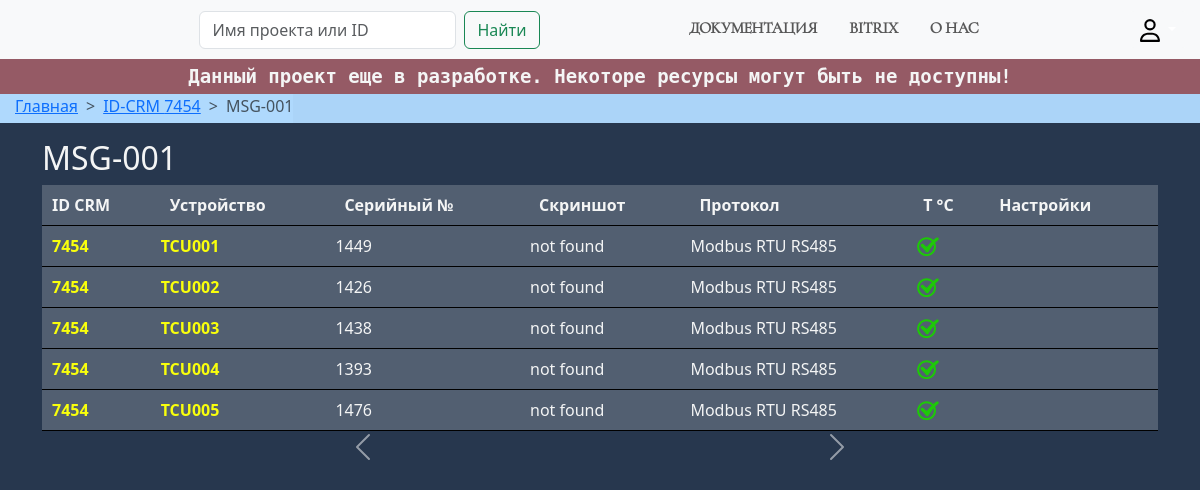
Page /product/7454-msg-001/detail on the committed database.
### instruction/models.py (models this page shows, shortened)
class Project(models.Model):
    crm_id = models.CharField(max_length = 10, verbose_name = "ID CRM", db_index = True)
    company = models.CharField(max_length = 120, verbose_name = 'Company')
    project = models.CharField(max_length = 120, verbose_name = "Project", )
    slug = models.SlugField(max_length = 200, verbose_name = "URL", db_index = True, unique = True)
    created_at = models.DateTimeField(auto_now_add = True, verbose_name = "Date created")
    updated_at = models.DateTimeField(auto_now = True, verbose_name = "Date updated")
    description = models.TextField(verbose_name = 'Info', default = ' ', blank = True)
    archive = models.BooleanField(default = False, verbose_name = 'Archive', blank = True)
    class Meta:
        db_table = 'project'
        verbose_name = 'project'
        verbose_name_plural = 'projects'

class Device(models.Model):
    project_id = models.ForeignKey('Project', on_delete = models.CASCADE, verbose_name = 'Project', blank = True, default="not project")
    name = models.CharField(max_length = 80, verbose_name = 'Device', db_index = True)
    designation = models.CharField(max_length = 100, verbose_name = 'Обозначение', blank=True)
    serial_num = models.CharField(max_length = 25, verbose_name = 'Serial number', default='n/a', blank=True)
    slug = models.SlugField(max_length = 150, verbose_name = 'URL', unique = True)
    description = models.TextField(verbose_name = 'Description', blank = True, default = 'Пока данных нет')
    termodate = models.BooleanField(default = False, verbose_name = 'Termo date')
    network_id = models.ManyToManyField("Network", verbose_name = 'Network')
    class Meta:
        db_table = 'devices'
        verbose_name = 'device'
        verbose_name_plural = 'devices'

class Network(models.Model):
    name = models.CharField(max_length = 120, verbose_name = 'Name', db_index = True)
    slug = models.SlugField(max_length = 120, verbose_name = 'URL', unique = True)
    description = models.TextField(verbose_name = 'Description', blank = True, default = ' ')
    def __str__(self) -> str:
        return self.name
    class Meta:
        db_table = 'networks'
        verbose_name = 'network'
        verbose_name_plural = 'networks'

### instruction/views.py (the view)
# urls.py: path('product/<slug:slug>/detail', ProjectDetailView.as_view(), name='product-detail'),
class ProjectDetailView(DetailView):
    model = Project
    template_name = 'product/product_detail.html'
    context_object_name = 'product'
    def get_context_data(self, **kwargs):
        context = super().get_context_data(**kwargs)
        project = self.model.objects.get(slug = self.kwargs['slug']).project
        context.update(title = f'{project} - Профиль')
        logger.info(
            f"`{format_name(self.request)}` - Загружена страница с детальной информацией о {project}"
        )
        return context

### instruction/templatetags/photo_devices_tag.py (called while the page is built)
@register.simple_tag(name = 'photos_device')
def photos_device(project_id):
    photos = []
    devices = Device.objects.filter(project_id=project_id)
    for dev in devices:
        for photo in dev.devices_files.all():
            photos.append(photo)
    return photos

### utils/format_name_uer.py (called while the page is built)
def format_name(request: WSGIRequest) -> str:
    name = str(request.user)
    return name if name != "AnonymousUser" else "Гость"

### templates/product/product_detail.html (shortened to what this page needs)
{% extends 'base/base.html' %}
{% load i18n static %}
{% load photo_devices_tag %}
{% block breadcrumbs %}
<nav style="--bs-breadcrumb-divider: '>';" aria-label="breadcrumb">
    <ol class="breadcrumb">
        <li class="breadcrumb-item"><a href="{% url 'project:index' %}">Главная</a></li>
        <li class="breadcrumb-item active " aria-current="page"><a href="{% url 'project:id_crm-detail' product.crm_id %}">ID-CRM {{ product.crm_id }}</a></li>
        <li class="breadcrumb-item active " aria-current="page">{{ product.project }}</li>
    </ol>
</nav>
{% endblock %}
{% block content %}
<div class="container">
    <div class="flex instr-header">
        <h2>{{ product.project }}</h2>
    </div>
    {% with product.device_set.all as devices %}
    {% if devices %}
    <table class="table_ table-light table-hover">
        <thead>
            <tr>
                <th scope="col">ID CRM</th>
                <th scope="col">Устройство</th>
                <th scope="col">Серийный №</th>
                <th scope="col">Скриншот</th>
                <th scope="col">Протокол</th>
                <th scope="col">Т °С</th>
                <th scope="col">Настройки</th>
            </tr>
        </thead>
        {% for device in product.device_set.all %}
        <tbody>
            <tr>
                <th scope="row">
                    {% url 'project:id_crm-detail' product.crm_id  as crm_id_path %}
                    {% if request.get_full_path == crm_id_path %}
                        {{ product.crm_id }}
                    {% else %}
                    <a class="project-link" href="{% url 'project:id_crm-detail' product.crm_id %}">
                        {{ product.crm_id }}
                    </a>
                    {% endif %}
                </th>
                <td>
                    <a class="project-link" href="{% url 'project:device-detail' device.slug %}"
                        data-bs-toggle="tooltip" data-bs-placement="top" data-bs-custom-class="custom-tooltip"
                        data-bs-title="{{ device.name }} | {{ device.id}}">{{ device.designation }}</a>
                </td>
                <td>{{ device.serial_num }}</td>
                {% with device.devices_files.all as photos %}
                <td>
                    {% if photos %}
                    <a href="#">{{ device.devices_files.first }}</a>
                    {% else %}
                    not found
                    {% endif %}
                </td>
                {% endwith %}
                <td>{{ device.network_id.first }}</td>
                <td>{% if device.termodate %}
                    <img data-bs-toggle="tooltip" data-bs-placement="top" data-bs-custom-class="custom-tooltip"
                        title="Есть в термомонитооринге" src="{% static 'access/icon/check-yes.png' %}" width="25px"
                        alt="Есть">
                    {% else %}
                    <img data-bs-toggle="tooltip" data-bs-placement="top" data-bs-custom-class="custom-tooltip"
                        title="Нет в термомонитооринге" src="{% static 'access/icon/check-no.jpg' %}" width="25px"
                        alt="Нет">
                    {% endif %}
                </td>
                <td>
                    <div class="flex termo-check" data-bs-toggle="tooltip" data-bs-placement="top"
                        data-bs-custom-class="custom-tooltip" title="Сетевые настройки">
                    </div>
                </td>
            </tr>
        </tbody>
        {% endfor %}
    </table>
    {% else %}
    {% include 'base/empty_data.html' %}
    {% endif %}
    {% endwith %}
    {% photos_device product.id as photos %}
    {% with photos|random as photo_pk %}
    <div class="flex jc-centr">
        <div id="carouselExample" class="carousel slide" style="width: 50%;">
            <button class="carousel-control-prev" type="button" data-bs-target="#carouselExample" data-bs-slide="prev">
                <span class="carousel-control-prev-icon" aria-hidden="true"></span>
            </button>
            <button class="carousel-control-next" type="button" data-bs-target="#carouselExample" data-bs-slide="next">
                <span class="carousel-control-next-icon" aria-hidden="true"></span>
            </button>
        </div>
    </div>
    {% endwith %}
</div>
{% endblock %}

### templates/base/base.html (shortened to what this page needs)
{% load static %}
<!DOCTYPE html>
<html lang="ru">
<head>
    <link rel="stylesheet" href="{% static 'access/fonts/Wolgadeutsche.ttf' %}">
    <link rel="stylesheet" href="{% static 'access/css/style.css' %}">
    <link href="https://cdn.jsdelivr.net/npm/bootstrap@5.3.3/dist/css/bootstrap.min.css" rel="stylesheet"
>
</head>
<body>
    {% include 'base/header.html' %}
    {% block tester %}
    <div class="tester">
        <span>Данный проект еще в разработке. Некоторе ресурсы могут быть не доступны!</span>
    </div>
    {% endblock %}
    {% block breadcrumbs %}{% endblock %}
    {% block content %}
    {% endblock %}
</body>
</html>

### templates/base/header.html (shortened to what this page needs)
{% load i18n static %}
<nav class="navbar navbar-expand-lg bg-body-tertiary">
    <div class="container-fluid">
        <a class="navbar-brand" href="/">
        </a>
        <div class="collapse navbar-collapse" id="navbarScroll">
            <form class="d-flex searche-form" role="search" action="{% url 'project:search' %}" method="get" id="search"
                name="form">
                <input id="btn_search" class="form-control me-2" type="search" name="search"
                    placeholder="Имя проекта или ID" aria-label="поиск">
                <button class="btn btn-outline-success" type="submit" onclick="searchID()">
                    {% translate 'Найти' %}
                </button>
            </form>
            <ul class="nav nav-underline navbar-nav me-auto my-2 my-lg-0 navbar-nav-scroll top-menu"
                style="--bs-scroll-height: 100px;">
                <li class="nav-item">
                    <a class="nav-link" aria-current="page" href="{% url 'manual:brand-list' %}"
                    data-bs-toggle="tooltip" data-bs-placement="bottom"
                    data-bs-title="РЭ и ПО на оборудование">
                        {% translate 'Документация' %}
                    </a>
                </li>
                <li class="nav-item">
                    <a class="nav-link" href="https://rinecogroup.bitrix24.ru/" target="_blank"
                    data-bs-toggle="tooltip" data-bs-placement="bottom"
                    data-bs-title="rineco.bitrix24">
                        {% translate 'Bitrix' %}
                    </a>
                </li>
                <li class="nav-item">
                    <a class="nav-link" href="#"
                    data-bs-toggle="tooltip" data-bs-placement="bottom"
                    data-bs-title="О нас">
                    {% translate 'О нас' %}
                    </a>
                </li>
            </ul>
            {% if user.is_authenticated %}
            <ul class="nav nav-underline navbar-nav">
                <div class="dropdown">
                    <button class="btn btn-secondary dropdown-toggle termo" type="button" data-bs-toggle="dropdown"
                        aria-expanded="false">
                        <img class="me-4" src="{% static 'access/icon/user-regular.svg' %}" width="14" alt="10">
                        {% if user.first_name and user.last_name %}
                        {{ user.first_name }} {{ user.last_name }}
                        {% else %}
                        {{ user.username }}
                        {% endif %}
                    </button>
                    <ul class="dropdown-menu auth">
                        <li><a class="dropdown-item" href="#">{% translate 'Редактировать' %}</a></li>
                        {% if user.is_staff %}
                        <li>
                            <a class="dropdown-item" href="{% url 'admin:index' %}">
                                {% translate 'Администрирование' %}
                            </a>
                        </li>
                        <li>
                            <a class="dropdown-item" type="button" data-bs-toggle="modal" data-bs-target="#staticBackdrop">
                                {% translate 'Памятка' %}
                            </a>
                        </li>
                        {% endif %}
                        <li><a class="dropdown-item" href="{% url 'users:logout' %}">{% translate 'Выйти' %}</a>
                        </li>
                    </ul>
                </div>
            </ul>
            {% else %}
            <ul class="nav nav-underline navbar-nav">
                <div class="dropdown">
                    <button class="btn btn-secondary dropdown-toggle not-auth" type="button" data-bs-toggle="dropdown"
                        aria-expanded="false">
                        <img src="{% static 'access/icon/user-regular.svg' %}" width="20" alt="12">
                    </button>
                </div>
            </ul>
            {% endif %}
        </div>
    </div>
</nav>

### static/access/css/style.css (style rules this page uses)
body { background: #27374E url(https://rinecogroup.bitrix24.ru/bitrix/templates/bitrix24/themes/light/video-star-sky/star-sky-poster.jpg) fixed 0 0 no-repeat !important; background-size: cover; }
.navbar-nav .nav-link { font-family: 'Zt Chablis Regular', sans-serif; font-weight: 600; text-transform: uppercase; }
.flex { display: flex; }
.breadcrumb-item, ol { padding-left: 15px; padding-bottom: 5px; color: black; background-color: #afd9fdf8 !important; }
.top-menu li a::after { content: ''; display: block; width: 100%; height: 1px; transition: all .3s; transform: scale(0); }
.dropdown .btn { background-color: rgb(248 249 250); border: none; }
.project-link { color: #f9ff0c; text-decoration: auto; font-weight: 600; }
.searche-form { margin-left: auto !important; margin-right: auto !important; }
.btn-justify, .instr-header { justify-content: space-between !important; }
.instr-header { align-items: center; }
.jc-centr { justify-content: center; }
.termo-check, .auth-header { justify-content: center; }
.tester { padding: 3px 0; font-size: 19px; font-family: 'monospace'; font-weight: 600; text-align: center; color: white; background-color: #ff7d7d82; }
th { padding: 8px 10px; }
.table_ tr { border-bottom: 1px solid black; }
table { color: aliceblue; }
.table-light, h2, span { color: #f4f5f5 !important; }
.table_ { width: 100% !important; margin-bottom: 1rem; vertical-align: top; background: rgba(255, 255, 255, .2); }

### rows in the picture
Project: crm_id "7454", project "MSG-001"
Device: designation "TCU001", serial_num "1449", shows "not found", network_id.first "Modbus RTU RS485", termodate True (drawn)
Device: designation "TCU002", serial_num "1426", shows "not found", network_id.first "Modbus RTU RS485", termodate True (drawn)
Device: designation "TCU003", serial_num "1438", shows "not found", network_id.first "Modbus RTU RS485", termodate True (drawn)
Device: designation "TCU004", serial_num "1393", shows "not found", network_id.first "Modbus RTU RS485", termodate True (drawn)
Device: designation "TCU005", serial_num "1476", shows "not found", network_id.first "Modbus RTU RS485", termodate True (drawn)
